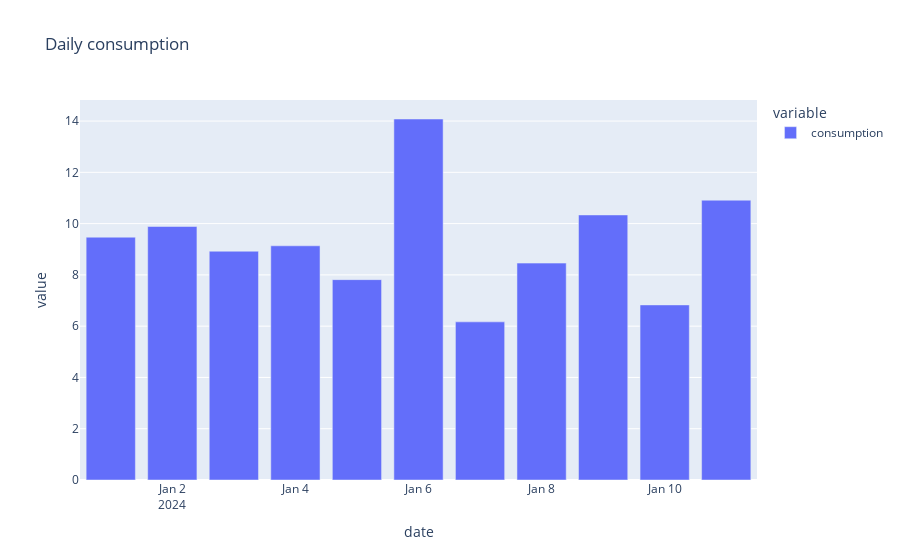

The code cell stored with this chart in its notebook:
### Code cell
fig = px.bar(daily_consumption, title='Daily consumption')
fig.show()

### Figure 1 — Plotly figure (JSON) as saved in the notebook; plotly's stock layout.template omitted (floating-point values rounded to 4 significant figures)
{"data": [{"alignmentgroup": "True", "hovertemplate": "variable=consumption<br>date=%{x}<br>value=%{y}<extra></extra>", "legendgroup": "consumption", "marker": {"color": "#636efa", "pattern": {"shape": ""}}, "name": "consumption", "offsetgroup": "consumption", "orientation": "v", "showlegend": true, "textposition": "auto", "type": "bar", "x": ["2024-01-01T00:00:00+00:00", "2024-01-02T00:00:00+00:00", "2024-01-03T00:00:00+00:00", "2024-01-04T00:00:00+00:00", "2024-01-05T00:00:00+00:00", "2024-01-06T00:00:00+00:00", "2024-01-07T00:00:00+00:00", "2024-01-08T00:00:00+00:00", "2024-01-09T00:00:00+00:00", "2024-01-10T00:00:00+00:00", "2024-01-11T00:00:00+00:00"], "xaxis": "x", "y": [9.47, 9.887, 8.923, 9.134, 7.815, 14.08, 6.168, 8.459, 10.34, 6.829, 10.91], "yaxis": "y"}], "layout": {"barmode": "relative", "legend": {"title": {"text": "variable"}, "tracegroupgap": 0}, "title": {"text": "Daily consumption"}, "xaxis": {"anchor": "y", "domain": [0, 1], "title": {"text": "date"}}, "yaxis": {"anchor": "x", "domain": [0, 1], "title": {"text": "value"}}}}
